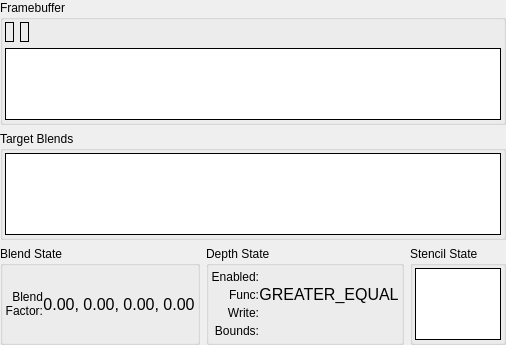
         <widget class="QWidget" name="fbScrollContents">
          <property name="geometry">
           <rect>
            <x>0</x>
            <y>0</y>
            <width>488</width>
            <height>345</height>
           </rect>
          </property>
          <layout class="QGridLayout" name="gridLayout_4">
           <property name="leftMargin">
            <number>0</number>
           </property>
           <property name="topMargin">
            <number>0</number>
           </property>
           <property name="rightMargin">
            <number>0</number>
           </property>
           <property name="bottomMargin">
            <number>0</number>
           </property>
           <item row="0" column="0" colspan="3">
            <widget class="QGroupBox" name="framebufferGroup">
             <property name="sizePolicy">
              <sizepolicy hsizetype="Preferred" vsizetype="Expanding">
               <horstretch>0</horstretch>
               <verstretch>0</verstretch>
              </sizepolicy>
             </property>
             <property name="title">
              <string>Framebuffer</string>
             </property>
             <layout class="QVBoxLayout" name="verticalLayout_17">
              <property name="leftMargin">
               <number>2</number>
              </property>
              <property name="topMargin">
               <number>2</number>
              </property>
              <property name="rightMargin">
               <number>2</number>
              </property>
              <property name="bottomMargin">
               <number>2</number>
              </property>
              <item>
               <layout class="QHBoxLayout" name="horizontalLayout_24">
                <item>
                 <widget class="RDLabel" name="drawFBO">
                  <property name="frameShape">
                   <enum>QFrame::Box</enum>
                  </property>
                 </widget>
                </item>
                <item>
                 <widget class="RDLabel" name="readFBO">
                  <property name="frameShape">
                   <enum>QFrame::Box</enum>
                  </property>
                 </widget>
                </item>
                <item>
                 <spacer name="horizontalSpacer_3">
                  <property name="orientation">
                   <enum>Qt::Horizontal</enum>
                  </property>
                  <property name="sizeHint" stdset="0">
                   <size>
                    <width>40</width>
                    <height>20</height>
                   </size>
                  </property>
                 </spacer>
                </item>
               </layout>
              </item>
              <item>
               <widget class="RDTreeWidget" name="framebuffer">
                <property name="frameShape">
                 <enum>QFrame::Box</enum>
                </property>
                <property name="frameShadow">
                 <enum>QFrame::Plain</enum>
                </property>
                <property name="sizeAdjustPolicy">
                 <enum>QAbstractScrollArea::AdjustToContents</enum>
                </property>
                <property name="editTriggers">
                 <set>QAbstractItemView::NoEditTriggers</set>
                </property>
                <property name="showDropIndicator" stdset="0">
                 <bool>false</bool>
                </property>
                <property name="indentation">
                 <number>0</number>
                </property>
                <property name="rootIsDecorated">
                 <bool>false</bool>
                </property>
                <property name="itemsExpandable">
                 <bool>false</bool>
                </property>
                <property name="allColumnsShowFocus">
                 <bool>true</bool>
                </property>
                <property name="expandsOnDoubleClick">
                 <bool>false</bool>
                </property>
                <attribute name="headerStretchLastSection">
                 <bool>false</bool>
                </attribute>
               </widget>
              </item>
             </layout>
            </widget>
           </item>
           <item row="1" column="0" colspan="3">
            <widget class="QGroupBox" name="blendsGroup">
             <property name="sizePolicy">
              <sizepolicy hsizetype="Preferred" vsizetype="Expanding">
               <horstretch>0</horstretch>
               <verstretch>0</verstretch>
              </sizepolicy>
             </property>
             <property name="title">
              <string>Target Blends</string>
             </property>
             <layout class="QHBoxLayout" name="horizontalLayout_25">
              <property name="leftMargin">
               <number>2</number>
              </property>
              <property name="topMargin">
               <number>2</number>
              </property>
              <property name="rightMargin">
               <number>2</number>
              </property>
              <property name="bottomMargin">
               <number>2</number>
              </property>
              <item>
               <widget class="RDTreeWidget" name="blends">
                <property name="frameShape">
                 <enum>QFrame::Box</enum>
                </property>
                <property name="frameShadow">
                 <enum>QFrame::Plain</enum>
                </property>
                <property name="sizeAdjustPolicy">
                 <enum>QAbstractScrollArea::AdjustToContents</enum>
                </property>
                <property name="editTriggers">
                 <set>QAbstractItemView::NoEditTriggers</set>
                </property>
                <property name="showDropIndicator" stdset="0">
                 <bool>false</bool>
                </property>
                <property name="indentation">
                 <number>0</number>
                </property>
                <property name="rootIsDecorated">
                 <bool>false</bool>
                </property>
                <property name="itemsExpandable">
                 <bool>false</bool>
                </property>
                <property name="allColumnsShowFocus">
                 <bool>true</bool>
                </property>
                <property name="expandsOnDoubleClick">
                 <bool>false</bool>
                </property>
               </widget>
              </item>
             </layout>
            </widget>
           </item>
           <item row="2" column="0">
            <widget class="QGroupBox" name="blendStateGroup">
             <property name="sizePolicy">
              <sizepolicy hsizetype="Preferred" vsizetype="Preferred">
               <horstretch>0</horstretch>
               <verstretch>0</verstretch>
              </sizepolicy>
             </property>
             <property name="title">
              <string>Blend State</string>
             </property>
             <layout class="QGridLayout" name="blendStateGridLayout">
              <property name="leftMargin">
               <number>2</number>
              </property>
              <property name="topMargin">
               <number>2</number>
              </property>
              <property name="rightMargin">
               <number>2</number>
              </property>
              <property name="bottomMargin">
               <number>2</number>
              </property>
              <property name="spacing">
               <number>0</number>
              </property>
              <item row="0" column="0">
               <widget class="QLabel" name="blendFactorLabel">
                <property name="text">
                 <string>Blend Factor:</string>
                </property>
                <property name="alignment">
                 <set>Qt::AlignRight|Qt::AlignTrailing|Qt::AlignVCenter</set>
                </property>
                <property name="wordWrap">
                 <bool>true</bool>
                </property>
               </widget>
              </item>
              <item row="0" column="1">
               <widget class="QLabel" name="blendFactor">
                <property name="font">
                 <font>
                  <pointsize>12</pointsize>
                 </font>
                </property>
                <property name="text">
                 <string>0.00, 0.00, 0.00, 0.00</string>
                </property>
                <property name="alignment">
                 <set>Qt::AlignCenter</set>
                </property>
                <property name="margin">
                 <number>4</number>
                </property>
               </widget>
              </item>
              <item row="1" column="1">
               <spacer name="verticalSpacer">
                <property name="orientation">
                 <enum>Qt::Vertical</enum>
                </property>
                <property name="sizeType">
                 <enum>QSizePolicy::Preferred</enum>
                </property>
                <property name="sizeHint" stdset="0">
                 <size>
                  <width>0</width>
                  <height>0</height>
                 </size>
                </property>
               </spacer>
              </item>
             </layout>
            </widget>
           </item>
           <item row="2" column="1">
            <widget class="QGroupBox" name="depthStateGroup">
             <property name="sizePolicy">
              <sizepolicy hsizetype="Preferred" vsizetype="Preferred">
               <horstretch>0</horstretch>
               <verstretch>0</verstretch>
              </sizepolicy>
             </property>
             <property name="title">
              <string>Depth State</string>
             </property>
             <layout class="QGridLayout" name="depthStateGridLayout">
              <property name="leftMargin">
               <number>2</number>
              </property>
              <property name="topMargin">
               <number>2</number>
              </property>
              <property name="rightMargin">
               <number>2</number>
              </property>
              <property name="bottomMargin">
               <number>2</number>
              </property>
              <property name="spacing">
               <number>0</number>
              </property>
              <item row="0" column="0">
               <widget class="QLabel" name="depthEnabledLabel">
                <property name="text">
                 <string>Enabled:</string>
                </property>
                <property name="alignment">
                 <set>Qt::AlignRight|Qt::AlignTrailing|Qt::AlignVCenter</set>
                </property>
               </widget>
              </item>
              <item row="0" column="1">
               <widget class="QLabel" name="depthEnabled">
                <property name="text">
                 <string/>
                </property>
                <property name="rdIcon" stdset="0">
                 <string>cross</string>
                </property>
                <property name="alignment">
                 <set>Qt::AlignCenter</set>
                </property>
                <property name="margin">
                 <number>4</number>
                </property>
               </widget>
              </item>
              <item row="1" column="0">
               <widget class="QLabel" name="depthFuncLabel">
                <property name="text">
                 <string>Func:</string>
                </property>
                <property name="alignment">
                 <set>Qt::AlignRight|Qt::AlignTrailing|Qt::AlignVCenter</set>
                </property>
               </widget>
              </item>
              <item row="1" column="1">
               <widget class="QLabel" name="depthFunc">
                <property name="font">
                 <font>
                  <pointsize>12</pointsize>
                 </font>
                </property>
                <property name="text">
                 <string>GREATER_EQUAL</string>
                </property>
                <property name="alignment">
                 <set>Qt::AlignCenter</set>
                </property>
                <property name="margin">
                 <number>4</number>
                </property>
               </widget>
              </item>
              <item row="2" column="0">
               <widget class="QLabel" name="depthWriteLabel">
                <property name="text">
                 <string>Write:</string>
                </property>
                <property name="alignment">
                 <set>Qt::AlignRight|Qt::AlignTrailing|Qt::AlignVCenter</set>
                </property>
               </widget>
              </item>
              <item row="2" column="1">
               <widget class="QLabel" name="depthWrite">
                <property name="font">
                 <font>
                  <pointsize>12</pointsize>
                 </font>
                </property>
                <property name="text">
                 <string/>
                </property>
                <property name="rdIcon" stdset="0">
                 <string>cross</string>
                </property>
                <property name="alignment">
                 <set>Qt::AlignCenter</set>
                </property>
                <property name="margin">
                 <number>4</number>
                </property>
               </widget>
              </item>
              <item row="3" column="0">
               <widget class="QLabel" name="depthBoundsLabel">
                <property name="text">
                 <string>Bounds:</string>
                </property>
                <property name="alignment">
                 <set>Qt::AlignRight|Qt::AlignTrailing|Qt::AlignVCenter</set>
                </property>
               </widget>
              </item>
              <item row="3" column="1">
               <widget class="QLabel" name="depthBounds">
                <property name="font">
                 <font>
                  <pointsize>12</pointsize>
                 </font>
                </property>
                <property name="text">
                 <string/>
                </property>
                <property name="rdIcon" stdset="0">
                 <string>cross</string>
                </property>
                <property name="alignment">
                 <set>Qt::AlignCenter</set>
                </property>
                <property name="margin">
                 <number>4</number>
                </property>
               </widget>
              </item>
             </layout>
            </widget>
           </item>
           <item row="2" column="2">
            <widget class="QGroupBox" name="stencilStateGroup">
             <property name="sizePolicy">
              <sizepolicy hsizetype="Preferred" vsizetype="Preferred">
               <horstretch>0</horstretch>
               <verstretch>0</verstretch>
              </sizepolicy>
             </property>
             <property name="title">
              <string>Stencil State</string>
             </property>
             <property name="alignment">
              <set>Qt::AlignLeading|Qt::AlignLeft|Qt::AlignTop</set>
             </property>
             <layout class="QVBoxLayout" name="verticalLayout_10">
              <property name="spacing">
               <number>0</number>
              </property>
              <property name="leftMargin">
               <number>2</number>
              </property>
              <property name="topMargin">
               <number>2</number>
              </property>
              <property name="rightMargin">
               <number>2</number>
              </property>
              <property name="bottomMargin">
               <number>2</number>
              </property>
              <item>
               <widget class="RDTreeWidget" name="stencils">
                <property name="sizePolicy">
                 <sizepolicy hsizetype="Expanding" vsizetype="Preferred">
                  <horstretch>0</horstretch>
                  <verstretch>0</verstretch>
                 </sizepolicy>
                </property>
                <property name="frameShape">
                 <enum>QFrame::Box</enum>
                </property>
                <property name="frameShadow">
                 <enum>QFrame::Plain</enum>
                </property>
                <property name="verticalScrollBarPolicy">
                 <enum>Qt::ScrollBarAlwaysOff</enum>
                </property>
                <property name="horizontalScrollBarPolicy">
                 <enum>Qt::ScrollBarAsNeeded</enum>
                </property>
                <property name="sizeAdjustPolicy">
                 <enum>QAbstractScrollArea::AdjustToContents</enum>
                </property>
                <property name="editTriggers">
                 <set>QAbstractItemView::NoEditTriggers</set>
                </property>
                <property name="showDropIndicator" stdset="0">
                 <bool>false</bool>
                </property>
                <property name="selectionMode">
                 <enum>QAbstractItemView::SingleSelection</enum>
                </property>
                <property name="indentation">
                 <number>0</number>
                </property>
                <property name="rootIsDecorated">
                 <bool>false</bool>
                </property>
                <property name="itemsExpandable">
                 <bool>false</bool>
                </property>
                <property name="allColumnsShowFocus">
                 <bool>true</bool>
                </property>
                <property name="expandsOnDoubleClick">
                 <bool>false</bool>
                </property>
                <attribute name="headerStretchLastSection">
                 <bool>false</bool>
                </attribute>
               </widget>
              </item>
             </layout>
            </widget>
           </item>
          </layout>
         </widget>
